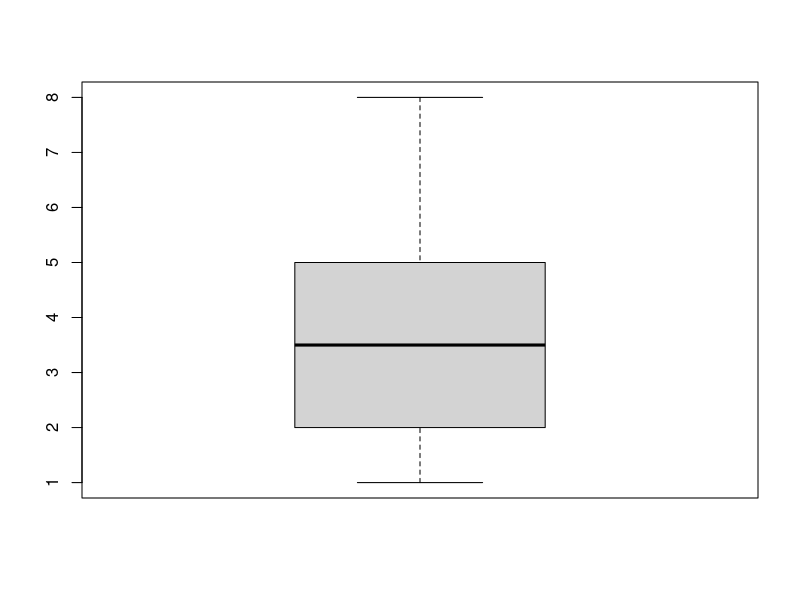

Source code (R):
#get a defined size of sample from a vector
my_sample<-sample(100,#vector is from 1 to 1000
                  20)#sample size

#cumulative frequency with ordinal vairables
#lets say these are the frquencies of grades
my_sample<-c(123,210,212,321,213)
cumsum(my_sample)

#standardisation x-mean(x)/sd(x)
standardized<-scale(my_sample)

#ranking, useful for some methods (Wilcoxon, Spearman)
ranked<-rank(my_sample)

#calculating means
my_mean<-mean(my_sample)

#dealing with missing values
my_sample<-c(12,32,412,NA,98,89)
is_na<-is.na(my_sample)#return value is a boolean vector
na_positions<-which(is_na)#select the TRUE value
my_sample_naless<-my_sample[-na_positions]#subtract the missing value

#calculata the range of a sample
my_range<-range(my_sample)

#interquartile range
my_sample<-c(21,32,12,4,3,65,4,34,43,44,232,432,12,1,32,3245,2,34,5676,9,9,7676,56,6)
my_quantiles<-quantile(my_sample, probs=c(0.25,0.75))#lower and higher quantiles
my_quantiles<-IQR(my_sample)#Interquartie range

#variance and standard deviation
my_var<-var(my_sample)
my_sd<-sd(my_sample)

#description of a sample
my_sample<-c(1,2,2,4,5,2,1,5,6,7,8,2,4,5,2,1,3,5)
my_summary<-summary(my_sample)
boxplot(my_sample)
